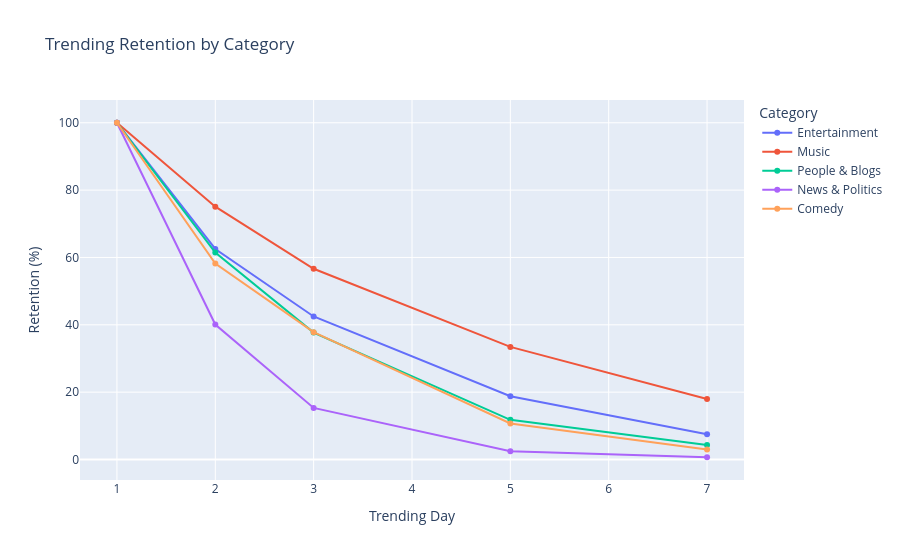

Notebook cell for this chart:
### Code cell
category_video_counts = (
    retention_data["category_name"]
    .value_counts()
)

selected_categories = (
    category_video_counts[
        category_video_counts >= 30
    ]
    .head(5)
    .index
)

category_retention = []

for category in selected_categories:
    category_df = retention_data[
        retention_data["category_name"] == category
    ]

    total = len(category_df)

    for day in retention_days:
        retained = (
            category_df["trending_days"] >= day
        ).sum()

        category_retention.append({
            "category_name": category,
            "day": day,
            "retention_percentage": retained / total * 100
        })

category_retention_df = pd.DataFrame(
    category_retention
)

fig = px.line(
    category_retention_df,
    x="day",
    y="retention_percentage",
    color="category_name",
    markers=True,
    title="Trending Retention by Category",
    labels={
        "day": "Trending Day",
        "retention_percentage": "Retention (%)",
        "category_name": "Category"
    }
)

fig.show()

### Figure 1 — Plotly figure (JSON) as saved in the notebook; plotly's stock layout.template omitted (floating-point values rounded to 4 significant figures)
{"data": [{"hovertemplate": "Category=Entertainment<br>Trending Day=%{x}<br>Retention (%)=%{y}<extra></extra>", "legendgroup": "Entertainment", "line": {"color": "#636efa", "dash": "solid"}, "marker": {"symbol": "circle"}, "mode": "lines+markers", "name": "Entertainment", "orientation": "v", "showlegend": true, "type": "scatter", "x": [1, 2, 3, 5, 7], "xaxis": "x", "y": [100.0, 62.52, 42.47, 18.78, 7.526], "yaxis": "y"}, {"hovertemplate": "Category=Music<br>Trending Day=%{x}<br>Retention (%)=%{y}<extra></extra>", "legendgroup": "Music", "line": {"color": "#EF553B", "dash": "solid"}, "marker": {"symbol": "circle"}, "mode": "lines+markers", "name": "Music", "orientation": "v", "showlegend": true, "type": "scatter", "x": [1, 2, 3, 5, 7], "xaxis": "x", "y": [100.0, 75.09, 56.63, 33.45, 17.99], "yaxis": "y"}, {"hovertemplate": "Category=People & Blogs<br>Trending Day=%{x}<br>Retention (%)=%{y}<extra></extra>", "legendgroup": "People & Blogs", "line": {"color": "#00cc96", "dash": "solid"}, "marker": {"symbol": "circle"}, "mode": "lines+markers", "name": "People & Blogs", "orientation": "v", "showlegend": true, "type": "scatter", "x": [1, 2, 3, 5, 7], "xaxis": "x", "y": [100.0, 61.46, 37.69, 11.78, 4.283], "yaxis": "y"}, {"hovertemplate": "Category=News & Politics<br>Trending Day=%{x}<br>Retention (%)=%{y}<extra></extra>", "legendgroup": "News & Politics", "line": {"color": "#ab63fa", "dash": "solid"}, "marker": {"symbol": "circle"}, "mode": "lines+markers", "name": "News & Politics", "orientation": "v", "showlegend": true, "type": "scatter", "x": [1, 2, 3, 5, 7], "xaxis": "x", "y": [100.0, 40.09, 15.32, 2.477, 0.6757], "yaxis": "y"}, {"hovertemplate": "Category=Comedy<br>Trending Day=%{x}<br>Retention (%)=%{y}<extra></extra>", "legendgroup": "Comedy", "line": {"color": "#FFA15A", "dash": "solid"}, "marker": {"symbol": "circle"}, "mode": "lines+markers", "name": "Comedy", "orientation": "v", "showlegend": true, "type": "scatter", "x": [1, 2, 3, 5, 7], "xaxis": "x", "y": [100.0, 58.21, 37.81, 10.7, 2.985], "yaxis": "y"}], "layout": {"legend": {"title": {"text": "Category"}, "tracegroupgap": 0}, "title": {"text": "Trending Retention by Category"}, "xaxis": {"anchor": "y", "domain": [0, 1], "title": {"text": "Trending Day"}}, "yaxis": {"anchor": "x", "domain": [0, 1], "title": {"text": "Retention (%)"}}}}
